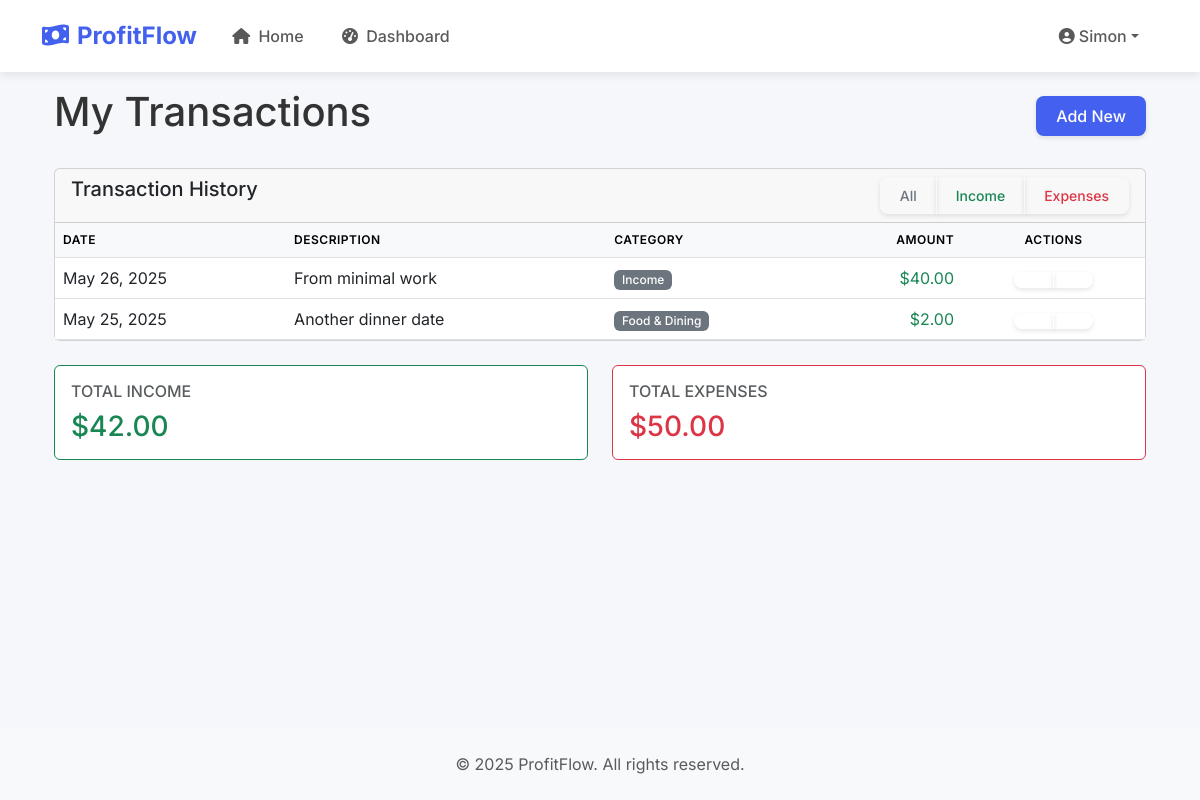
The app's page /receipts?filter=income (signed in) with its own data.
### app.py (models this page shows, shortened)
class User(UserMixin, db.Model):
    id = db.Column(db.Integer, primary_key=True)
    username = db.Column(db.String(64), index=True, unique=True, nullable=False)
    email = db.Column(db.String(120), index=True, unique=True, nullable=False)
    password_hash = db.Column(db.String(128))
    receipts = relationship('Receipt', back_populates='user', cascade='all, delete-orphan')
    categories = relationship('Category', back_populates='user', cascade='all, delete-orphan')

class Receipt(db.Model):
    id = db.Column(db.Integer, primary_key=True)
    amount = db.Column(db.Float, nullable=False)
    description = db.Column(db.String(200))
    transaction_type = db.Column(db.Enum('income', 'expense', name='transaction_type_enum'), nullable=False)
    created_at = db.Column(db.DateTime, default=datetime.utcnow, index=True)
    user_id = db.Column(db.Integer, db.ForeignKey('user.id'), nullable=False)
    category_id = db.Column(db.Integer, db.ForeignKey('category.id'))
    user = relationship('User', back_populates='receipts')
    category = relationship('Category', back_populates='receipts')

class Category(db.Model):
    id = db.Column(db.Integer, primary_key=True)
    name = db.Column(db.String(50), nullable=False)
    description = db.Column(db.String(200))
    user_id = db.Column(db.Integer, db.ForeignKey('user.id'), nullable=False)
    created_at = db.Column(db.DateTime, default=datetime.utcnow)
    user = relationship('User', back_populates='categories')
    receipts = relationship('Receipt', back_populates='category')

### app.py (the view)
    @app.route('/receipts')
    @login_required
    def view_receipts():
        page = request.args.get('page', 1, type=int)
        filter_type = request.args.get('filter', 'all')
        per_page = 10
        query = Receipt.query.filter_by(user_id=current_user.id)
        if filter_type == 'income':
            query = query.filter_by(transaction_type='income')
        elif filter_type == 'expense':
            query = query.filter_by(transaction_type='expense')
        receipts = query.order_by(Receipt.created_at.desc())\
                      .paginate(page=page, per_page=per_page, error_out=False)
        totals = {
            'income': db.session.query(
                db.func.sum(Receipt.amount)
            ).filter(
                Receipt.user_id == current_user.id,
                Receipt.transaction_type == 'income'
            ).scalar() or 0,
            'expense': db.session.query(
                db.func.sum(Receipt.amount)
            ).filter(
                Receipt.user_id == current_user.id,
                Receipt.transaction_type == 'expense'
            ).scalar() or 0
        }
        return render_template('view_receipts.html',
                             receipts=receipts,
                             totals=totals,
                             current_filter=filter_type,
                             now=datetime.now())

### app.py (called while the page is built)
@login_manager.user_loader
def load_user(id):
    return User.query.get(int(id))

### templates/view_receipts.html (shortened to what this page needs)
{% extends "base.html" %}
{% block content %}
<div class="container">
    <div class="d-flex justify-content-between align-items-center mb-4">
        <h1>My Transactions</h1>
        <a href="{{ url_for('create_receipt') }}" class="btn btn-primary">
             Add New
        </a>
    </div>
    <div class="card mb-4">
        <div class="card-header">
            <div class="row">
                <div class="col-md-6">
                    <h5 class="mb-0">Transaction History</h5>
                </div>
                <div class="col-md-6 text-md-end">
                    <div class="btn-group" role="group">
                        <a href="{{ url_for('view_receipts', filter='all') }}" class="btn btn-outline-secondary btn-sm">All</a>
                        <a href="{{ url_for('view_receipts', filter='income') }}" class="btn btn-outline-success btn-sm">Income</a>
                        <a href="{{ url_for('view_receipts', filter='expense') }}" class="btn btn-outline-danger btn-sm">Expenses</a>
                    </div>
                </div>
            </div>
        </div>
        <div class="card-body p-0">
            <div class="table-responsive">
                <table class="table table-hover mb-0">
                    <thead class="table-light">
                        <tr>
                            <th>Date</th>
                            <th>Description</th>
                            <th>Category</th>
                            <th class="text-end">Amount</th>
                            <th class="text-center">Actions</th>
                        </tr>
                    </thead>
                    <tbody>
                        {% if receipts.items %}
                            {% for receipt in receipts.items %}
                            <tr>
                                <td>{{ receipt.created_at.strftime('%b %d, %Y') }}</td>
                                <td>
                                    {{ receipt.description or 'No description' }}
                                </td>
                                <td>
                                    {% if receipt.category %}
                                        <span class="badge bg-secondary">{{ receipt.category.name }}</span>
                                    {% else %}
                                        <span class="text-muted">Uncategorized</span>
                                    {% endif %}
                                </td>
                                <td class="text-end {% if receipt.transaction_type == 'income' %}text-success{% else %}text-danger{% endif %}">
                                    {% if receipt.transaction_type == 'expense' %}-{% endif %}${{ '%.2f'|format(receipt.amount) }}
                                </td>
                                <td class="text-center">
                                    <div class="btn-group btn-group-sm">
                                        <a href="#" class="btn btn-sm btn-outline-primary" title="Edit">
                                        </a>
                                        <a href="#" class="btn btn-sm btn-outline-danger" title="Delete"
                                           onclick="return confirm('Are you sure you want to delete this transaction?')">
                                        </a>
                                    </div>
                                </td>
                            </tr>
                            {% endfor %}
                        {% endif %}
                    </tbody>
                </table>
            </div>
        </div>
    </div>
    <div class="row">
        <div class="col-md-6 mb-4">
            <div class="card border-success">
                <div class="card-body">
                    <h6 class="text-uppercase text-muted mb-2">Total Income</h6>
                    <h3 class="text-success mb-0">${{ '%.2f'|format(totals.income|default(0)) }}</h3>
                </div>
            </div>
        </div>
        <div class="col-md-6 mb-4">
            <div class="card border-danger">
                <div class="card-body">
                    <h6 class="text-uppercase text-muted mb-2">Total Expenses</h6>
                    <h3 class="text-danger mb-0">${{ '%.2f'|format(totals.expense|default(0)) }}</h3>
                </div>
            </div>
        </div>
    </div>
</div>
{% endblock %}

### templates/base.html (shortened to what this page needs)
<!DOCTYPE html>
<html lang="en">
<head>
    <link href="https://cdn.jsdelivr.net/npm/bootstrap@5.3.0/dist/css/bootstrap.min.css" rel="stylesheet">
    <link rel="stylesheet" href="https://cdnjs.cloudflare.com/ajax/libs/font-awesome/6.4.0/css/all.min.css">
</head>
<body>
    <nav class="navbar navbar-expand-lg navbar-light fixed-top">
        <div class="container">
            <a class="navbar-brand" href="{{ url_for('index') }}">
                <i class="fas fa-money-bill-wave me-2"></i>ProfitFlow
            </a>
            <div class="collapse navbar-collapse" id="navbarNav">
                <ul class="navbar-nav me-auto">
                    <li class="nav-item">
                        <a class="nav-link" href="{{ url_for('index') }}">
                            <i class="fas fa-home me-1"></i> Home
                        </a>
                    </li>
                    {% if current_user.is_authenticated %}
                    <li class="nav-item">
                        <a class="nav-link" href="{{ url_for('dashboard') }}">
                            <i class="fas fa-tachometer-alt me-1"></i> Dashboard
                        </a>
                    </li>
                    {% endif %}
                </ul>
                <ul class="navbar-nav ms-auto">
                    {% if current_user.is_authenticated %}
                    <li class="nav-item dropdown">
                        <a class="nav-link dropdown-toggle d-flex align-items-center" href="#" id="userDropdown"
                           role="button" data-bs-toggle="dropdown" aria-expanded="false">
                            <i class="fas fa-user-circle me-1"></i>
                            <span>{{ current_user.username }}</span>
                        </a>
                    </li>
                    {% endif %}
                </ul>
            </div>
        </div>
    </nav>
    <main class="flex-grow-1 fade-in">
        <div class="container py-4">
            {% block content %}{% endblock %}
        </div>
    </main>
    <footer class="bg-light py-4 mt-5">
        <div class="container text-center">
            <p class="mb-0 text-muted">
                &copy; {{ now.year }} ProfitFlow. All rights reserved.
            </p>
        </div>
    </footer>
</body>
</html>

### templates/base.html (style rules this page uses)
:root { --primary: #4361ee; --primary-light: #eef2ff; --secondary: #3f37c9; --success: #4bb543; --danger: #ff3333; --light: #f8f9fa; --dark: #212529; }
body { font-family: 'Inter', sans-serif; padding-top: 4rem; background-color: #f5f7fa; color: #333; min-height: 100vh; display: flex; flex-direction: column; }
.navbar { box-shadow: 0 2px 10px rgba(0, 0, 0, 0.1); background: white !important; padding: 0.8rem 0; }
.navbar-brand { font-weight: 700; color: var(--primary) !important; font-size: 1.5rem; transition: transform 0.3s ease; }
.nav-link { font-weight: 500; padding: 0.5rem 1rem !important; margin: 0 0.2rem; border-radius: 8px; transition: all 0.3s ease; }
.btn { padding: 0.5rem 1.25rem; border-radius: 8px; font-weight: 500; transition: all 0.3s ease; border: none; box-shadow: 0 2px 5px rgba(0,0,0,0.1); }
.btn-primary { background-color: var(--primary); }
.fade-in { animation: fadeIn 0.5s ease-in; }

### templates/view_receipts.html (style rules this page uses)
.table th { font-weight: 600; text-transform: uppercase; font-size: 0.75rem; letter-spacing: 0.5px; }
.badge { font-weight: 500; padding: 0.35em 0.65em; }

### records on screen
User: username "Simon"
Receipt: created_at "May 26, 2025", description "From minimal work", category.name "Income", amount "40.00"
Receipt: created_at "May 25, 2025", description "Another dinner date", category.name "Food & Dining", amount "2.00"

### other values on screen
{{ '%.2f'|format(totals.income|default(0)) }} "42.00"
{{ '%.2f'|format(totals.expense|default(0)) }} "50.00"
